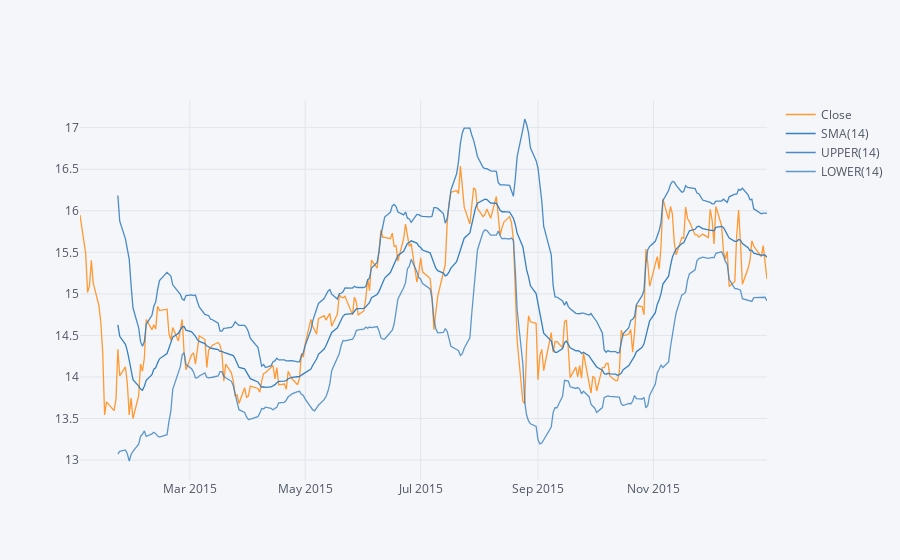

The notebook cell saved with this chart:
### Markdown cell above
**Creating a Bollinger Band Plot for Bank of America for the year 2015.
Bollinger Band plot is inspired from the technical analysis tool developed by John Bollinger for generating oversold or overbought signals.
There are 3 lines that compose this plot: A simple moving average (middle band) and an upper and lower band.
The upper and lower bands are typically 2 standard deviations +/- from a 20-day simple moving average, but can be modified**

### Code cell
BAC['Close'].loc['2015-01-01':'2016-01-01'].ta_plot(study = 'boll')

### Figure 1 — Plotly figure (JSON) as saved in the notebook; plotly's stock layout.template omitted (floating-point values rounded to 4 significant figures; data arrays with more than 128 entries replaced by an {"elided": "..."} marker saying what was removed)
{"data": [{"line": {"color": "rgba(255, 153, 51, 1.0)", "dash": "solid", "shape": "linear", "width": 1.3}, "mode": "lines", "name": "Close", "text": "", "type": "scatter", "x": {"elided": "252 str values"}, "y": {"elided": "252 float values"}}, {"line": {"color": "rgba(55, 128, 191, 1.0)", "dash": "solid", "shape": "linear", "width": 1.3}, "mode": "lines", "name": "SMA(14)", "text": "", "type": "scatter", "x": {"elided": "252 str values"}, "y": {"elided": "252 mixed values"}}, {"line": {"color": "rgba(55, 128, 191, 0.8999999999999999)", "dash": "solid", "shape": "linear", "width": 1.3}, "mode": "lines", "name": "UPPER(14)", "text": "", "type": "scatter", "x": {"elided": "252 str values"}, "y": {"elided": "252 mixed values"}}, {"line": {"color": "rgba(55, 128, 191, 0.7999999999999998)", "dash": "solid", "shape": "linear", "width": 1.3}, "mode": "lines", "name": "LOWER(14)", "text": "", "type": "scatter", "x": {"elided": "252 str values"}, "y": {"elided": "252 mixed values"}}], "layout": {"legend": {"bgcolor": "#F5F6F9", "font": {"color": "#4D5663"}}, "paper_bgcolor": "#F5F6F9", "plot_bgcolor": "#F5F6F9", "title": {"font": {"color": "#4D5663"}}, "xaxis": {"gridcolor": "#E1E5ED", "showgrid": true, "tickfont": {"color": "#4D5663"}, "title": {"font": {"color": "#4D5663"}, "text": ""}, "zerolinecolor": "#E1E5ED"}, "yaxis": {"gridcolor": "#E1E5ED", "showgrid": true, "tickfont": {"color": "#4D5663"}, "title": {"font": {"color": "#4D5663"}, "text": ""}, "zerolinecolor": "#E1E5ED"}}}
